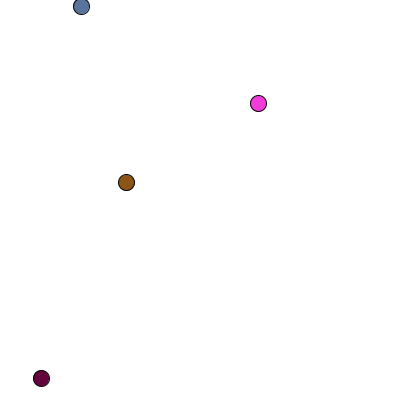
Frame 1 (no input)
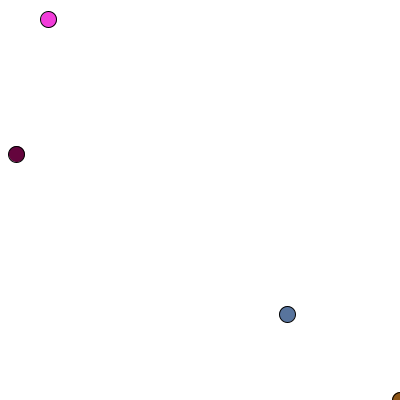
Frame 60 (the mouse pressed at the canvas centre just before this capture)
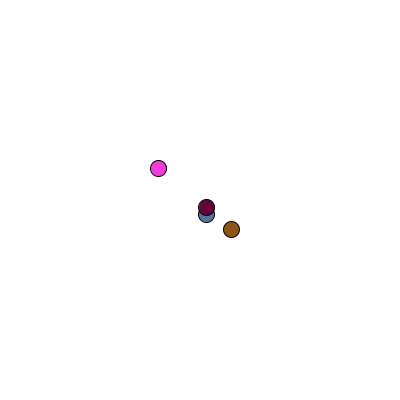
Frame 120 (the mouse held since frame 60 and released just before this capture)

The Processing sketch that drew these frames (run headless with seeded random() and noise(); from frame 60 on, the mouse is pressed at the canvas centre):

// Processing sketch: aula14_g2_ex3
// ── aula14_g2_ex3.pde
Mover[] movers = new Mover[4];

void setup() {
  size(400,400);
  background(255);
  for (int i = 0; i < movers.length; i++) {
    movers[i] = new Mover();
  }
}

void draw() {
  background(255);

  for (int i = 0; i < movers.length; i++) {
    //[full] Calling functions on all the objects in the array
    movers[i].update();
    movers[i].checkEdges();
    movers[i].display();
    movers[i].regra();
    //[end]
  }
}

class Mover {
  PVector location;
  PVector velocity;
  PVector acceleration;
  float topspeed;
  float r,g,b; //novo
  Mover() {
    location = new PVector(random(width),random(height));
    velocity = new PVector(0,0);
    topspeed = 4;
    r= random(255); g= random(255); b= random(255); //novo
  }

  void update() {

    // <b><u>Our algorithm for calculating acceleration</b></u>:

    //[full] Find the vector pointing towards the mouse.
    PVector mouse = new PVector(mouseX,mouseY);
    PVector dir = PVector.sub(mouse,location);
    //[end]
    // Normalize.
    dir.normalize();
    // Scale.
    dir.mult(0.5);
    // Set to acceleration.
    acceleration = dir;

    //[full] Motion 101! Velocity changes by acceleration.  Location changes by velocity.
    velocity.add(acceleration);
    velocity.limit(topspeed);
    location.add(velocity);
    //[end]
  }

  // Display the Mover
  void display() {
    stroke(0);
    fill(r,g,b);
    ellipse(location.x,location.y,16,16);
  }

  // What to do at the edges
  void checkEdges() {

    if (location.x > width) {
      location.x = 0;
    } else if (location.x < 0) {
      location.x = width;
    }

    if (location.y > height) {
      location.y = 0;
    }  else if (location.y < 0) {
      location.y = height;
    }
  }
  void regra(){
    if(mouseX>350 && mouseY<50){
      location.x=0;
      location.y=400;
    }
  }
} //fecha classe
